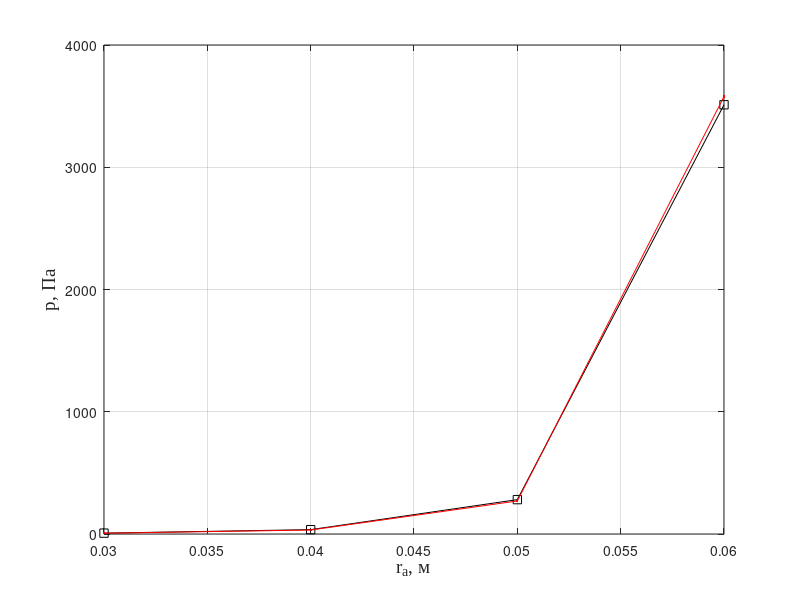
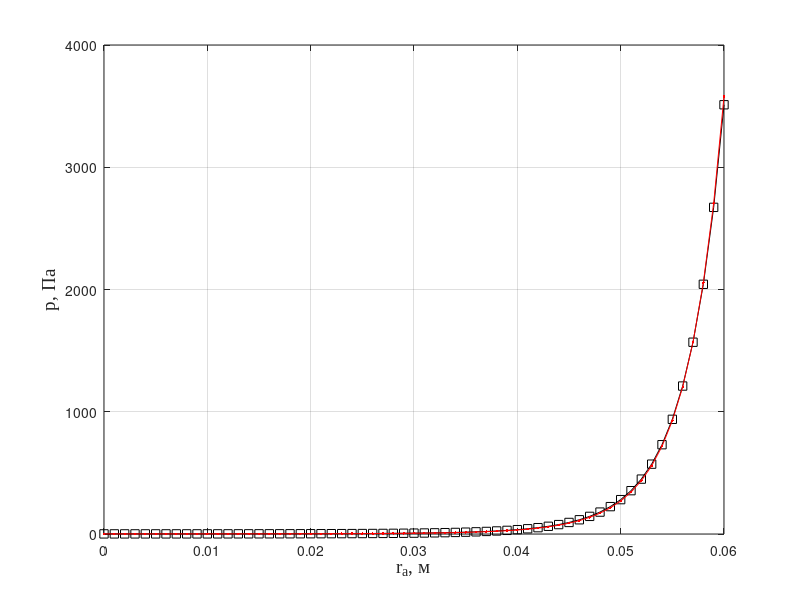
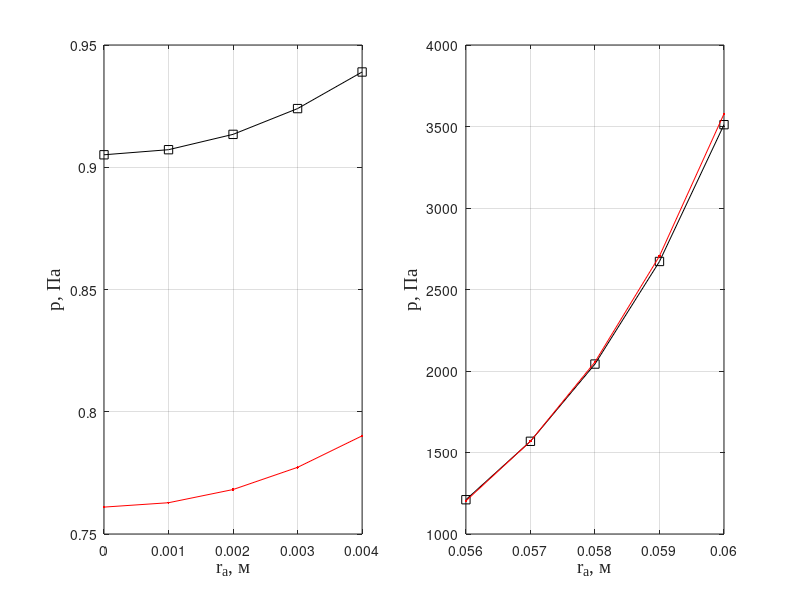
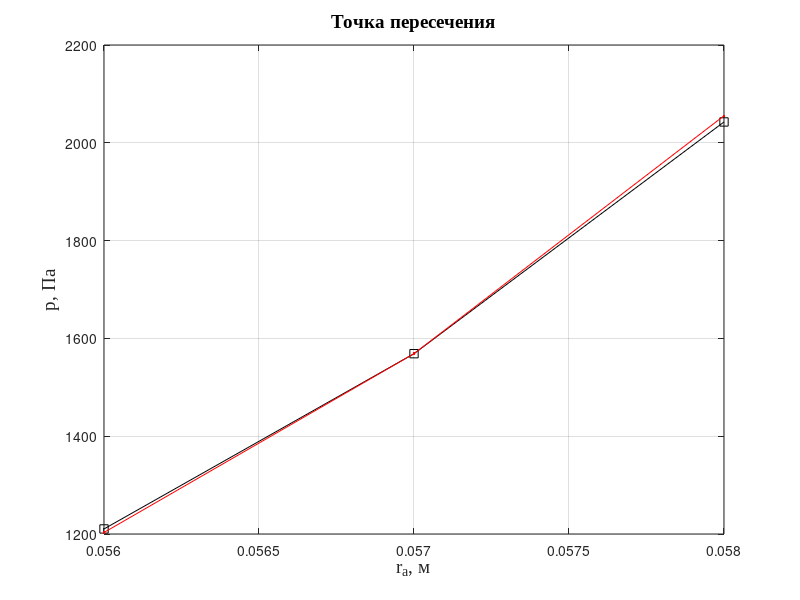

Here is the MATLAB script that generated these plots, in order:
%% Изучение закономерности распределения газов во вращающемся роторе центрифуги
clear; clc; format("default"); close all;

%% Данные
R = 8.32;
T = 300; % K
dT = 3; % K
v = 1500; 
ra = 0.06;
ri = 0.001;
L = 0.6;
pa = 13300;
c1 = 0.264;
c2 = 0.269;
c3 = 0.089/100;
c4 = 1.91/100;
c5 = 4.071/100;
c6 = 21.232/100;
c7 = 10.436/100;
c8 = 0.095/100;
c9 = 8.857/100;
mu1 = 129*10^(-3);
mu2 = 132*10^(-3);
mu3 = 126*10^(-3);
mu4 = 128*10^(-3);
mu5 = 130*10^(-3);
mu6 = 131*10^(-3);
mu7 = 134*10^(-3);
mu8 = 124*10^(-3);
mu9 = 136*10^(-3);

%% Расчет
mu = mu1*c1 + mu2*c2 + mu3*c3 + mu4*c4 + mu5*c5 + mu6*c6 + mu7*c7 + mu8*c8 + mu9*c9; % средний вес
disp('mu='); disp(mu);
D = 33.25*10^(-2)/pa * sqrt(T/mu); % коэффициент диффузии
disp('D='); disp(D);
p_mix = pa.*[c1, c2];
disp('p_mix='); disp(p_mix);
r = 0.03:0.01:0.06;
p = zeros(2,length(r));
for i=1:length(r)
    p(1,i) = p_mix(1)*exp(-2*pi^2*v^2*mu1*(ra^2-r(i)^2)/(R*T));
    p(2,i) = p_mix(2)*exp(-2*pi^2*v^2*mu2*(ra^2-r(i)^2)/(R*T));
end
figure(1);
plot(r,p(1,:),'ks-',r,p(2,:),'r.-'); grid on;
xlabel('r_a, м', 'FontSize', 14, 'FontName', 'TimesNewRoman');
ylabel('p, Па', 'FontSize', 14, 'FontName', 'TimesNewRoman');

tD = (ra-ri)^2/(2*D);
t0 = L^2/(2*D);

rr = 0:0.001:0.06;
pr = zeros(2,length(rr));
for i=1:length(rr)
    pr(1,i) = p_mix(1)*exp(-2*pi^2*v^2*mu1*(ra^2-rr(i)^2)/(R*T));
    pr(2,i) = p_mix(2)*exp(-2*pi^2*v^2*mu2*(ra^2-rr(i)^2)/(R*T));
end

figure(2);
plot(rr,pr(1,:),'ks-',rr,pr(2,:),'r.-'); grid on;
xlabel('r_a, м', 'FontSize', 14, 'FontName', 'TimesNewRoman');
ylabel('p, Па', 'FontSize', 14, 'FontName', 'TimesNewRoman');
figure(3);
subplot(1,2,1);
plot(rr(1:5),pr(1,1:5),'ks-',rr(1:5),pr(2,1:5),'r.-'); grid on;
xlabel('r_a, м', 'FontSize', 14, 'FontName', 'TimesNewRoman');
ylabel('p, Па', 'FontSize', 14, 'FontName', 'TimesNewRoman');
subplot(1,2,2);
plot(rr(length(rr)-4:length(rr)),pr(1,length(rr)-4:length(rr)),'ks-',rr(length(rr)-4:length(rr)),pr(2,length(rr)-4:length(rr)),'r.-'); grid on;
xlabel('r_a, м', 'FontSize', 14, 'FontName', 'TimesNewRoman');
ylabel('p, Па', 'FontSize', 14, 'FontName', 'TimesNewRoman');
figure(4);
plot(rr(57:59),pr(1,(57:59)),'ks-',rr(57:59),pr(2,57:59),'r.-'); grid on;
xlabel('r_a, м', 'FontSize', 14, 'FontName', 'TimesNewRoman');
ylabel('p, Па', 'FontSize', 14, 'FontName', 'TimesNewRoman');
title('Точка пересечения', 'FontSize', 14, 'FontName', 'TimesNewRoman');
xlim([0.056 0.058]);